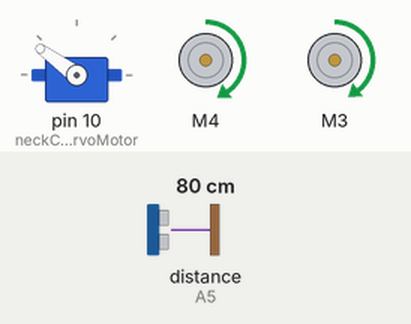
The sketch below on a simulated Arduino Uno, built with avr-gcc and run on an emulated ATmega328P. Shown: servo, 2 × DC motor (green arrow = forward, orange = backward, longer = faster). The inputs (shaded band) are chosen by the test bench; at power-on: distance to the obstacle (sensor on A5) 80 cm. The echo pulse lasts 58.3 µs per cm.

Above: at 3.49 s.
3.7 s: distance to the obstacle (sensor on A5) set to 2 cm
At 4.3 s:
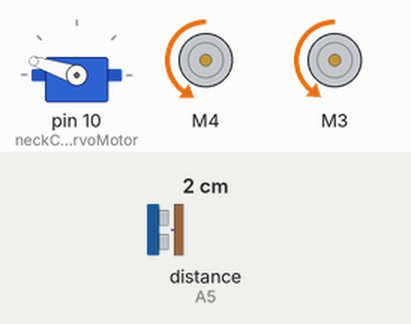
At 5.7 s:
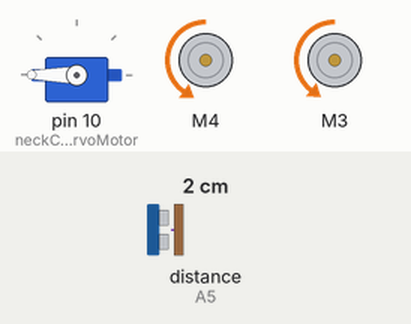
6.7 s: distance to the obstacle (sensor on A5) set to 17 cm
9.7 s: distance to the obstacle (sensor on A5) set to 21 cm
12.7 s: distance to the obstacle (sensor on A5) set to 4 cm
At 13.3 s:
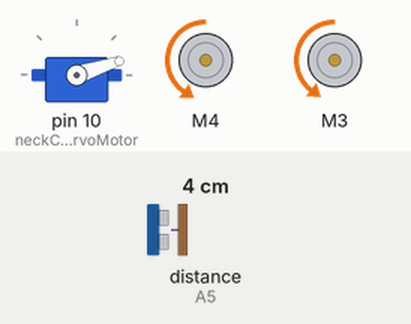
15.7 s: distance to the obstacle (sensor on A5) set to 35 cm
At 16.28 s:
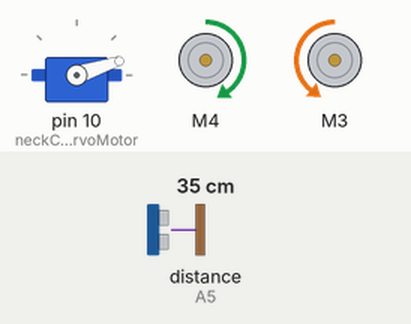
18.7 s: distance to the obstacle (sensor on A5) set to 250 cm
Timing chart, 0 to 22.7 s (numbered marks = the images above; inputs shaded):
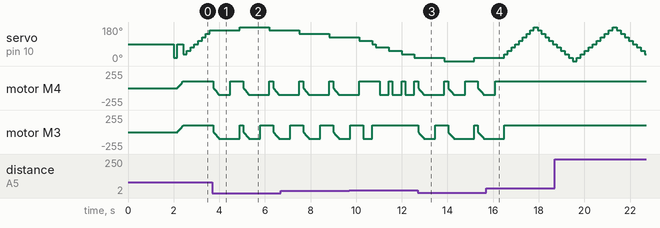

Measured:
- after the input at 3.7 s, motor M4: ramps from forward 101/255 to backward 101/255 and jumps back, once every 1.7 s; motor M3: ramps from forward 98/255 to backward 98/255 and jumps back, once every 0.91 s
- after the input at 12.7 s, motor M3: ramps from forward 98/255 to backward 98/255 and jumps back, once every 1.7 s
- after the input at 15.7 s, motor M4: goes on until 16.1 s, then stays forward 101/255; motor M3: goes on until 16.5 s, then stays forward 98/255

The sketch:

obstacle.ino
```cpp
#include <AFMotor.h>
#include <Servo.h>
#include <NewPing.h>

#define TRIG_PIN A4
#define ECHO_PIN A5
#define MAX_DISTANCE_POSSIBLE 1000
#define MAX_SPEED 100
#define MOTORS_CALIBRATION_OFFSET 3
#define COLL_DIST 20
#define TURN_DIST COLL_DIST+10
NewPing sonar(TRIG_PIN, ECHO_PIN, MAX_DISTANCE_POSSIBLE);

AF_DCMotor leftMotor(4, MOTOR12_8KHZ);
AF_DCMotor rightMotor(3, MOTOR12_8KHZ);
Servo neckControllerServoMotor;

int pos = 0;
int maxDist = 0;
int maxAngle = 0;
int maxRight = 0;
int maxLeft = 0;
int maxFront = 0;
int course = 0;
int curDist = 0;
String motorSet = "";
int speedSet = 0;
bool servoDirection = true; // True: moving right, False: moving left

void setup() {
  neckControllerServoMotor.attach(10);
  neckControllerServoMotor.write(90);
  delay(2000);
  checkPath();
  motorSet = "FORWARD";
  neckControllerServoMotor.write(90);
  moveForward();
}

void loop() {
  checkForward();
  checkPath();
}

void checkPath() {
  int curLeft = 0;
  int curFront = 0;
  int curRight = 0;
  int curDist = 0;

  if (servoDirection) {
    pos += 18; // Move right by 18 degrees
    if (pos >= 180) {
      pos = 180; // Limit the angle
      servoDirection = false; // Change direction to left
    }
  } else {
    pos -= 18; // Move left by 18 degrees
    if (pos <= 0) {
      pos = 0; // Limit the angle
      servoDirection = true; // Change direction to right
    }
  }

  neckControllerServoMotor.write(pos); // Update servo position
  delay(90); // Delay for smooth movement

  curDist = readPing(); // Measure the distance

  // Obstacle handling logic
  if (curDist < COLL_DIST) {
    checkCourse(); // Collision detected
  } else if (curDist < TURN_DIST) {
    changePath(); // Potential turn
  }

  // Update max distances for decision-making
  if (curDist > maxDist) { maxAngle = pos; maxDist = curDist; }
  if (pos > 90 && curDist > curLeft) { curLeft = curDist; }
  if (pos == 90 && curDist > curFront) { curFront = curDist; }
  if (pos < 90 && curDist > curRight) { curRight = curDist; }

  maxLeft = curLeft;
  maxRight = curRight;
  maxFront = curFront;
}

void setCourse() {
  if (maxAngle < 90) { turnRight(); }
  if (maxAngle > 90) { turnLeft(); }
  maxLeft = 0;
  maxRight = 0;
  maxFront = 0;
  maxDist = 0;
}

void checkCourse() {
  moveBackward();
  delay(500);
  moveStop();
  setCourse();
}

void changePath() {
  if (pos < 90) { lookLeft(); }
  if (pos > 90) { lookRight(); }
}

int readPing() {
  delay(70);
  unsigned int uS = sonar.ping();
  int cm = uS / US_ROUNDTRIP_CM;
  return cm;
}

void checkForward() {
  if (motorSet == "FORWARD") {
    leftMotor.run(FORWARD);
    rightMotor.run(FORWARD);
  }
}

void checkBackward() {
  if (motorSet == "BACKWARD") {
    leftMotor.run(BACKWARD);
    rightMotor.run(BACKWARD);
  }
}

void moveStop() {
  leftMotor.run(RELEASE);
  rightMotor.run(RELEASE);
}

void moveForward() {
  motorSet = "FORWARD";
  leftMotor.run(FORWARD);
  rightMotor.run(FORWARD);
  for (speedSet = 0; speedSet < MAX_SPEED; speedSet += 2) {
    leftMotor.setSpeed(speedSet + MOTORS_CALIBRATION_OFFSET);
    rightMotor.setSpeed(speedSet);
    delay(5);
  }
}

void moveBackward() {
  motorSet = "BACKWARD";
  leftMotor.run(BACKWARD);
  rightMotor.run(BACKWARD);
  for (speedSet = 0; speedSet < MAX_SPEED; speedSet += 2) {
    leftMotor.setSpeed(speedSet + MOTORS_CALIBRATION_OFFSET);
    rightMotor.setSpeed(speedSet);
    delay(5);
  }
}

void turnRight() {
  motorSet = "RIGHT";
  leftMotor.run(FORWARD);
  rightMotor.run(BACKWARD);
  delay(400);
  motorSet = "FORWARD";
  leftMotor.run(FORWARD);
  rightMotor.run(FORWARD);
}

void turnLeft() {
  motorSet = "LEFT";
  leftMotor.run(BACKWARD);
  rightMotor.run(FORWARD);
  delay(400);
  motorSet = "FORWARD";
  leftMotor.run(FORWARD);
  rightMotor.run(FORWARD);
}

void lookRight() {
  rightMotor.run(BACKWARD);
  delay(400);
  rightMotor.run(FORWARD);
}

void lookLeft() {
  leftMotor.run(BACKWARD);
  delay(400);
  leftMotor.run(FORWARD);
}
```
